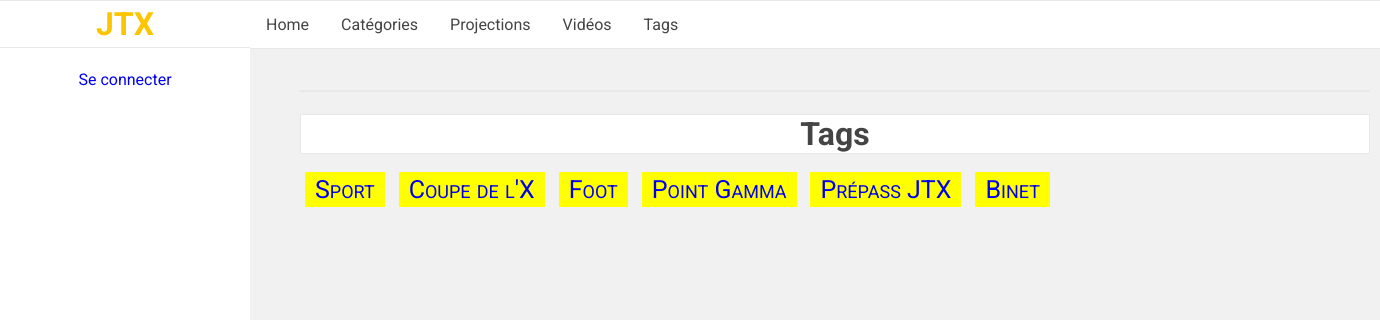
The app's page /tags/ with its own data.
### videos/models.py (models this page shows, shortened)
class Tag(models.Model):
    titre = models.CharField(max_length=100)

### videos/views.py (the view)
# urls.py: url(r'^tags/$', views.tags, name='tags'),
def tags(request):
    tags = Tag.objects.all()
    context = {
        'tags': tags,
    }
    return render(request, 'tags.html', context)

### videos/templates/tags.html
{% extends 'base.html' %}
{% block body %}
{% if tags %}
<h1>Tags</h1>
	{% for t in tags %}
    <a class="tag" style="font-size:25px" href="{% url 'tag' t.id 1 %}">{{ t.titre }}</a>
	{% endfor %}
{% else %}
    <p>Errors.</p>
{% endif %}
{% endblock %}

### videos/static/style.css (style rules this page uses)
* { font-family: Roboto; }
body { padding: 0; margin:0; background-color: #f1f1f1; }
.tag { font-family: 'roboto'; font-variant: small-caps; font-size: 20px; padding-top: 3px; padding-bottom: 3px; padding-left: 10px; padding-right:10px; background-color: yellow; }
h1 { color:#444444; background-color:white; text-align:center; border-style: solid; border-width: 1px; border-color:#e8e8e8; }
a { text-decoration: none; }
#body a { margin-left:5px; margin-right:5px; }

### records on screen
Tag: titre "Sport"
Tag: titre "Coupe de l'X"
Tag: titre "Foot"
Tag: titre "Point Gamma"
Tag: titre "Prépass JTX"
Tag: titre "Binet"
